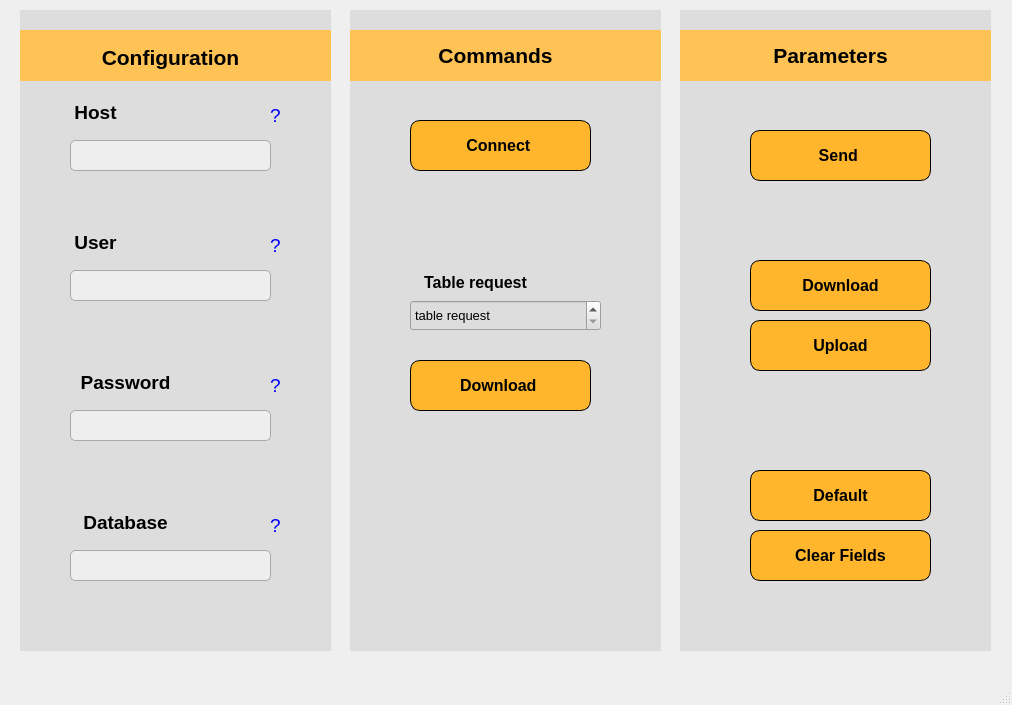
<?xml version="1.0" encoding="UTF-8"?>
<ui version="4.0">
 <class>MainWindow</class>
 <widget class="QMainWindow" name="MainWindow">
  <property name="geometry">
   <rect>
    <x>0</x>
    <y>0</y>
    <width>1012</width>
    <height>705</height>
   </rect>
  </property>
  <property name="minimumSize">
   <size>
    <width>1012</width>
    <height>705</height>
   </size>
  </property>
  <property name="maximumSize">
   <size>
    <width>1012</width>
    <height>705</height>
   </size>
  </property>
  <property name="windowTitle">
   <string>Data Controler</string>
  </property>
  <widget class="QWidget" name="centralwidget">
   <widget class="QWidget" name="background2" native="true">
    <property name="geometry">
     <rect>
      <x>350</x>
      <y>10</y>
      <width>311</width>
      <height>641</height>
     </rect>
    </property>
    <property name="styleSheet">
     <string notr="true">background-color: rgb(221, 221, 221)</string>
    </property>
    <widget class="QWidget" name="commands_background" native="true">
     <property name="geometry">
      <rect>
       <x>0</x>
       <y>20</y>
       <width>311</width>
       <height>51</height>
      </rect>
     </property>
     <property name="layoutDirection">
      <enum>Qt::LeftToRight</enum>
     </property>
     <property name="autoFillBackground">
      <bool>false</bool>
     </property>
     <property name="styleSheet">
      <string notr="true">QWidget {
    background-color: #ffc355; /* cor de fundo amarela */
    /*border-radius: 10px;*/

}
</string>
     </property>
     <widget class="QLabel" name="commands_label">
      <property name="geometry">
       <rect>
        <x>70</x>
        <y>10</y>
        <width>151</width>
        <height>30</height>
       </rect>
      </property>
      <property name="font">
       <font>
        <family>Segoe UI</family>
        <pointsize>16</pointsize>
        <weight>75</weight>
        <bold>true</bold>
       </font>
      </property>
      <property name="layoutDirection">
       <enum>Qt::LeftToRight</enum>
      </property>
      <property name="styleSheet">
       <string notr="true">QLabel {
    border: none;
}
</string>
      </property>
      <property name="text">
       <string>Commands</string>
      </property>
      <property name="alignment">
       <set>Qt::AlignCenter</set>
      </property>
      <property name="wordWrap">
       <bool>false</bool>
      </property>
     </widget>
    </widget>
    <widget class="QLabel" name="table_request">
     <property name="geometry">
      <rect>
       <x>50</x>
       <y>260</y>
       <width>151</width>
       <height>25</height>
      </rect>
     </property>
     <property name="font">
      <font>
       <family>Segoe UI</family>
       <pointsize>12</pointsize>
       <weight>75</weight>
       <bold>true</bold>
      </font>
     </property>
     <property name="layoutDirection">
      <enum>Qt::LeftToRight</enum>
     </property>
     <property name="styleSheet">
      <string notr="true">QLabel {
    border: none;
}
</string>
     </property>
     <property name="text">
      <string>Table request</string>
     </property>
     <property name="alignment">
      <set>Qt::AlignCenter</set>
     </property>
     <property name="wordWrap">
      <bool>false</bool>
     </property>
    </widget>
    <widget class="QPushButton" name="download_table_csv">
     <property name="geometry">
      <rect>
       <x>60</x>
       <y>350</y>
       <width>181</width>
       <height>51</height>
      </rect>
     </property>
     <property name="font">
      <font>
       <family>Segoe UI</family>
       <pointsize>12</pointsize>
       <weight>75</weight>
       <bold>true</bold>
      </font>
     </property>
     <property name="styleSheet">
      <string notr="true">QWidget {
    background-color: #FFB62D; /* cor de fundo amarela */
    border-radius: 10px; /* bordas arredondadas */
    border: 1px solid black; /* borda sólida preta */
}
</string>
     </property>
     <property name="text">
      <string>Download </string>
     </property>
    </widget>
    <widget class="QPushButton" name="con_server">
     <property name="geometry">
      <rect>
       <x>60</x>
       <y>110</y>
       <width>181</width>
       <height>51</height>
      </rect>
     </property>
     <property name="font">
      <font>
       <family>Segoe UI</family>
       <pointsize>12</pointsize>
       <weight>75</weight>
       <bold>true</bold>
      </font>
     </property>
     <property name="styleSheet">
      <string notr="true">QWidget {
    background-color: #FFB62D; /* cor de fundo amarela */
    border-radius: 10px; /* bordas arredondadas */
    border: 1px solid black; /* borda sólida preta */
}
</string>
     </property>
     <property name="text">
      <string>Connect </string>
     </property>
    </widget>
    <widget class="QSpinBox" name="input_tabel_request">
     <property name="geometry">
      <rect>
       <x>60</x>
       <y>290</y>
       <width>191</width>
       <height>31</height>
      </rect>
     </property>
     <property name="font">
      <font>
       <family>Segoe UI</family>
       <pointsize>10</pointsize>
      </font>
     </property>
     <property name="specialValueText">
      <string>table request</string>
     </property>
    </widget>
   </widget>
   <widget class="QWidget" name="background1" native="true">
    <property name="geometry">
     <rect>
      <x>20</x>
      <y>10</y>
      <width>311</width>
      <height>641</height>
     </rect>
    </property>
    <property name="font">
     <font>
      <family>Segoe UI</family>
      <weight>75</weight>
      <bold>true</bold>
     </font>
    </property>
    <property name="styleSheet">
     <string notr="true">background-color: rgb(221, 221, 221)</string>
    </property>
    <widget class="QWidget" name="configuration_background" native="true">
     <property name="geometry">
      <rect>
       <x>0</x>
       <y>20</y>
       <width>311</width>
       <height>51</height>
      </rect>
     </property>
     <property name="layoutDirection">
      <enum>Qt::LeftToRight</enum>
     </property>
     <property name="autoFillBackground">
      <bool>false</bool>
     </property>
     <property name="styleSheet">
      <string notr="true">QWidget {
    background-color: #ffc355; /* cor de fundo amarela */
    /*border-radius: 10px;*/

}
</string>
     </property>
     <widget class="QLabel" name="configuration_label">
      <property name="geometry">
       <rect>
        <x>60</x>
        <y>7</y>
        <width>181</width>
        <height>40</height>
       </rect>
      </property>
      <property name="font">
       <font>
        <family>Segoe UI</family>
        <pointsize>16</pointsize>
        <weight>75</weight>
        <bold>true</bold>
       </font>
      </property>
      <property name="layoutDirection">
       <enum>Qt::LeftToRight</enum>
      </property>
      <property name="styleSheet">
       <string notr="true">QLabel {
    border: none;
}
</string>
      </property>
      <property name="text">
       <string>Configuration</string>
      </property>
      <property name="alignment">
       <set>Qt::AlignCenter</set>
      </property>
      <property name="wordWrap">
       <bool>false</bool>
      </property>
     </widget>
    </widget>
    <widget class="QLabel" name="host">
     <property name="geometry">
      <rect>
       <x>50</x>
       <y>90</y>
       <width>51</width>
       <height>25</height>
      </rect>
     </property>
     <property name="font">
      <font>
       <family>Segoe UI</family>
       <pointsize>14</pointsize>
       <weight>75</weight>
       <bold>true</bold>
      </font>
     </property>
     <property name="layoutDirection">
      <enum>Qt::LeftToRight</enum>
     </property>
     <property name="styleSheet">
      <string notr="true">QLabel {
    border: none;
}
</string>
     </property>
     <property name="text">
      <string>Host</string>
     </property>
     <property name="alignment">
      <set>Qt::AlignCenter</set>
     </property>
     <property name="wordWrap">
      <bool>false</bool>
     </property>
    </widget>
    <widget class="QLabel" name="user">
     <property name="geometry">
      <rect>
       <x>50</x>
       <y>220</y>
       <width>51</width>
       <height>25</height>
      </rect>
     </property>
     <property name="font">
      <font>
       <family>Segoe UI</family>
       <pointsize>14</pointsize>
       <weight>75</weight>
       <bold>true</bold>
      </font>
     </property>
     <property name="layoutDirection">
      <enum>Qt::LeftToRight</enum>
     </property>
     <property name="styleSheet">
      <string notr="true">QLabel {
    border: none;
}
</string>
     </property>
     <property name="text">
      <string>User</string>
     </property>
     <property name="alignment">
      <set>Qt::AlignCenter</set>
     </property>
     <property name="wordWrap">
      <bool>false</bool>
     </property>
    </widget>
    <widget class="QLabel" name="password">
     <property name="geometry">
      <rect>
       <x>50</x>
       <y>360</y>
       <width>111</width>
       <height>25</height>
      </rect>
     </property>
     <property name="font">
      <font>
       <family>Segoe UI</family>
       <pointsize>14</pointsize>
       <weight>75</weight>
       <bold>true</bold>
      </font>
     </property>
     <property name="layoutDirection">
      <enum>Qt::LeftToRight</enum>
     </property>
     <property name="styleSheet">
      <string notr="true">QLabel {
    border: none;
}
</string>
     </property>
     <property name="text">
      <string>Password</string>
     </property>
     <property name="alignment">
      <set>Qt::AlignCenter</set>
     </property>
     <property name="wordWrap">
      <bool>false</bool>
     </property>
    </widget>
    <widget class="QLabel" name="database">
     <property name="geometry">
      <rect>
       <x>50</x>
       <y>500</y>
       <width>111</width>
       <height>25</height>
      </rect>
     </property>
     <property name="font">
      <font>
       <family>Segoe UI</family>
       <pointsize>14</pointsize>
       <weight>75</weight>
       <bold>true</bold>
      </font>
     </property>
     <property name="layoutDirection">
      <enum>Qt::LeftToRight</enum>
     </property>
     <property name="styleSheet">
      <string notr="true">QLabel {
    border: none;
}
</string>
     </property>
     <property name="text">
      <string>Database</string>
     </property>
     <property name="alignment">
      <set>Qt::AlignCenter</set>
     </property>
     <property name="wordWrap">
      <bool>false</bool>
     </property>
    </widget>
    <widget class="QLineEdit" name="lineEdit2">
     <property name="geometry">
      <rect>
       <x>50</x>
       <y>130</y>
       <width>201</width>
       <height>31</height>
      </rect>
     </property>
     <property name="styleSheet">
      <string notr="true">    background-color: rgb(238, 238, 238);
    border: 1px solid #a9a9a9;
    border-radius: 5px; 
    padding: 1px 3px; </string>
     </property>
    </widget>
    <widget class="QLineEdit" name="lineEdit3">
     <property name="geometry">
      <rect>
       <x>50</x>
       <y>260</y>
       <width>201</width>
       <height>31</height>
      </rect>
     </property>
     <property name="styleSheet">
      <string notr="true">    background-color: rgb(238, 238, 238);
    border: 1px solid #a9a9a9;
    border-radius: 5px; 
    padding: 1px 3px; </string>
     </property>
    </widget>
    <widget class="QLineEdit" name="lineEdit4">
     <property name="geometry">
      <rect>
       <x>50</x>
       <y>400</y>
       <width>201</width>
       <height>31</height>
      </rect>
     </property>
     <property name="styleSheet">
      <string notr="true">    background-color: rgb(238, 238, 238);
    border: 1px solid #a9a9a9;
    border-radius: 5px; 
    padding: 1px 3px; </string>
     </property>
    </widget>
    <widget class="QLineEdit" name="lineEdit5">
     <property name="geometry">
      <rect>
       <x>50</x>
       <y>540</y>
       <width>201</width>
       <height>31</height>
      </rect>
     </property>
     <property name="styleSheet">
      <string notr="true">    background-color: rgb(238, 238, 238);
    border: 1px solid #a9a9a9;
    border-radius: 5px; 
    padding: 1px 3px; </string>
     </property>
    </widget>
    <widget class="QPushButton" name="discr_host">
     <property name="geometry">
      <rect>
       <x>240</x>
       <y>90</y>
       <width>31</width>
       <height>31</height>
      </rect>
     </property>
     <property name="font">
      <font>
       <family>Segoe UI</family>
       <pointsize>14</pointsize>
       <weight>50</weight>
       <bold>false</bold>
      </font>
     </property>
     <property name="styleSheet">
      <string notr="true">QPushButton {
    border: none; /* Remove a borda */
    background-color: transparent; /* Fundo transparente */
    color: blue; /* Cor do texto em azul */
}
</string>
     </property>
     <property name="text">
      <string>?</string>
     </property>
    </widget>
    <widget class="QPushButton" name="discr_user">
     <property name="geometry">
      <rect>
       <x>240</x>
       <y>220</y>
       <width>31</width>
       <height>31</height>
      </rect>
     </property>
     <property name="font">
      <font>
       <family>Segoe UI</family>
       <pointsize>14</pointsize>
       <weight>50</weight>
       <bold>false</bold>
      </font>
     </property>
     <property name="styleSheet">
      <string notr="true">QPushButton {
    border: none; /* Remove a borda */
    background-color: transparent; /* Fundo transparente */
    color: blue; /* Cor do texto em azul */
}
</string>
     </property>
     <property name="text">
      <string>?</string>
     </property>
    </widget>
    <widget class="QPushButton" name="discr_password">
     <property name="geometry">
      <rect>
       <x>240</x>
       <y>360</y>
       <width>31</width>
       <height>31</height>
      </rect>
     </property>
     <property name="font">
      <font>
       <family>Segoe UI</family>
       <pointsize>14</pointsize>
       <weight>50</weight>
       <bold>false</bold>
      </font>
     </property>
     <property name="styleSheet">
      <string notr="true">QPushButton {
    border: none; /* Remove a borda */
    background-color: transparent; /* Fundo transparente */
    color: blue; /* Cor do texto em azul */
}
</string>
     </property>
     <property name="text">
      <string>?</string>
     </property>
    </widget>
    <widget class="QPushButton" name="input_database">
     <property name="geometry">
      <rect>
       <x>240</x>
       <y>500</y>
       <width>31</width>
       <height>31</height>
      </rect>
     </property>
     <property name="font">
      <font>
       <family>Segoe UI</family>
       <pointsize>14</pointsize>
       <weight>50</weight>
       <bold>false</bold>
      </font>
     </property>
     <property name="styleSheet">
      <string notr="true">QPushButton {
    border: none; /* Remove a borda */
    background-color: transparent; /* Fundo transparente */
    color: blue; /* Cor do texto em azul */
}
</string>
     </property>
     <property name="text">
      <string>?</string>
     </property>
    </widget>
   </widget>
   <widget class="QWidget" name="background3" native="true">
    <property name="geometry">
     <rect>
      <x>680</x>
      <y>10</y>
      <width>311</width>
      <height>641</height>
     </rect>
    </property>
    <property name="styleSheet">
     <string notr="true">background-color: rgb(221, 221, 221)</string>
    </property>
    <widget class="QWidget" name="execute_background" native="true">
     <property name="geometry">
      <rect>
       <x>0</x>
       <y>20</y>
       <width>311</width>
       <height>51</height>
      </rect>
     </property>
     <property name="layoutDirection">
      <enum>Qt::LeftToRight</enum>
     </property>
     <property name="autoFillBackground">
      <bool>false</bool>
     </property>
     <property name="styleSheet">
      <string notr="true">QWidget {
    background-color: #ffc355; /* cor de fundo amarela */
    /*border-radius: 10px;*/

}
</string>
     </property>
     <widget class="QLabel" name="execute_label">
      <property name="geometry">
       <rect>
        <x>70</x>
        <y>10</y>
        <width>161</width>
        <height>30</height>
       </rect>
      </property>
      <property name="minimumSize">
       <size>
        <width>100</width>
        <height>0</height>
       </size>
      </property>
      <property name="font">
       <font>
        <family>Segoe UI</family>
        <pointsize>16</pointsize>
        <weight>75</weight>
        <bold>true</bold>
       </font>
      </property>
      <property name="layoutDirection">
       <enum>Qt::LeftToRight</enum>
      </property>
      <property name="styleSheet">
       <string notr="true">QLabel {
    border: none;
}
</string>
      </property>
      <property name="text">
       <string>Parameters</string>
      </property>
      <property name="alignment">
       <set>Qt::AlignCenter</set>
      </property>
      <property name="wordWrap">
       <bool>false</bool>
      </property>
     </widget>
    </widget>
    <widget class="QPushButton" name="download_json">
     <property name="geometry">
      <rect>
       <x>70</x>
       <y>250</y>
       <width>181</width>
       <height>51</height>
      </rect>
     </property>
     <property name="font">
      <font>
       <family>Segoe UI</family>
       <pointsize>12</pointsize>
       <weight>75</weight>
       <bold>true</bold>
      </font>
     </property>
     <property name="styleSheet">
      <string notr="true">QWidget {
    background-color: #FFB62D; /* cor de fundo amarela */
    border-radius: 10px; /* bordas arredondadas */
    border: 1px solid black; /* borda sólida preta */
}
</string>
     </property>
     <property name="text">
      <string>Download</string>
     </property>
    </widget>
    <widget class="QPushButton" name="upload_json">
     <property name="geometry">
      <rect>
       <x>70</x>
       <y>310</y>
       <width>181</width>
       <height>51</height>
      </rect>
     </property>
     <property name="font">
      <font>
       <family>Segoe UI</family>
       <pointsize>12</pointsize>
       <weight>75</weight>
       <bold>true</bold>
      </font>
     </property>
     <property name="styleSheet">
      <string notr="true">QWidget {
    background-color: #FFB62D; /* cor de fundo amarela */
    border-radius: 10px; /* bordas arredondadas */
    border: 1px solid black; /* borda sólida preta */
}
</string>
     </property>
     <property name="text">
      <string>Upload</string>
     </property>
    </widget>
    <widget class="QPushButton" name="clear_fields">
     <property name="geometry">
      <rect>
       <x>70</x>
       <y>520</y>
       <width>181</width>
       <height>51</height>
      </rect>
     </property>
     <property name="font">
      <font>
       <family>Segoe UI</family>
       <pointsize>12</pointsize>
       <weight>75</weight>
       <bold>true</bold>
      </font>
     </property>
     <property name="styleSheet">
      <string notr="true">QWidget {
    background-color: #FFB62D; /* cor de fundo amarela */
    border-radius: 10px; /* bordas arredondadas */
    border: 1px solid black; /* borda sólida preta */
}
</string>
     </property>
     <property name="text">
      <string>Clear Fields</string>
     </property>
    </widget>
    <widget class="QPushButton" name="send_parameters">
     <property name="geometry">
      <rect>
       <x>70</x>
       <y>120</y>
       <width>181</width>
       <height>51</height>
      </rect>
     </property>
     <property name="font">
      <font>
       <family>Segoe UI</family>
       <pointsize>12</pointsize>
       <weight>75</weight>
       <bold>true</bold>
      </font>
     </property>
     <property name="styleSheet">
      <string notr="true">QWidget {
    background-color: #FFB62D; /* cor de fundo amarela */
    border-radius: 10px; /* bordas arredondadas */
    border: 1px solid black; /* borda sólida preta */
}
</string>
     </property>
     <property name="text">
      <string>Send </string>
     </property>
    </widget>
    <widget class="QPushButton" name="default_json">
     <property name="geometry">
      <rect>
       <x>70</x>
       <y>460</y>
       <width>181</width>
       <height>51</height>
      </rect>
     </property>
     <property name="font">
      <font>
       <family>Segoe UI</family>
       <pointsize>12</pointsize>
       <weight>75</weight>
       <bold>true</bold>
      </font>
     </property>
     <property name="styleSheet">
      <string notr="true">QWidget {
    background-color: #FFB62D; /* cor de fundo amarela */
    border-radius: 10px; /* bordas arredondadas */
    border: 1px solid black; /* borda sólida preta */
}
</string>
     </property>
     <property name="text">
      <string>Default</string>
     </property>
    </widget>
   </widget>
  </widget>
  <widget class="QMenuBar" name="menubar">
   <property name="geometry">
    <rect>
     <x>0</x>
     <y>0</y>
     <width>1012</width>
     <height>21</height>
    </rect>
   </property>
  </widget>
  <widget class="QStatusBar" name="statusbar"/>
 </widget>
 <resources/>
 <connections/>
</ui>
